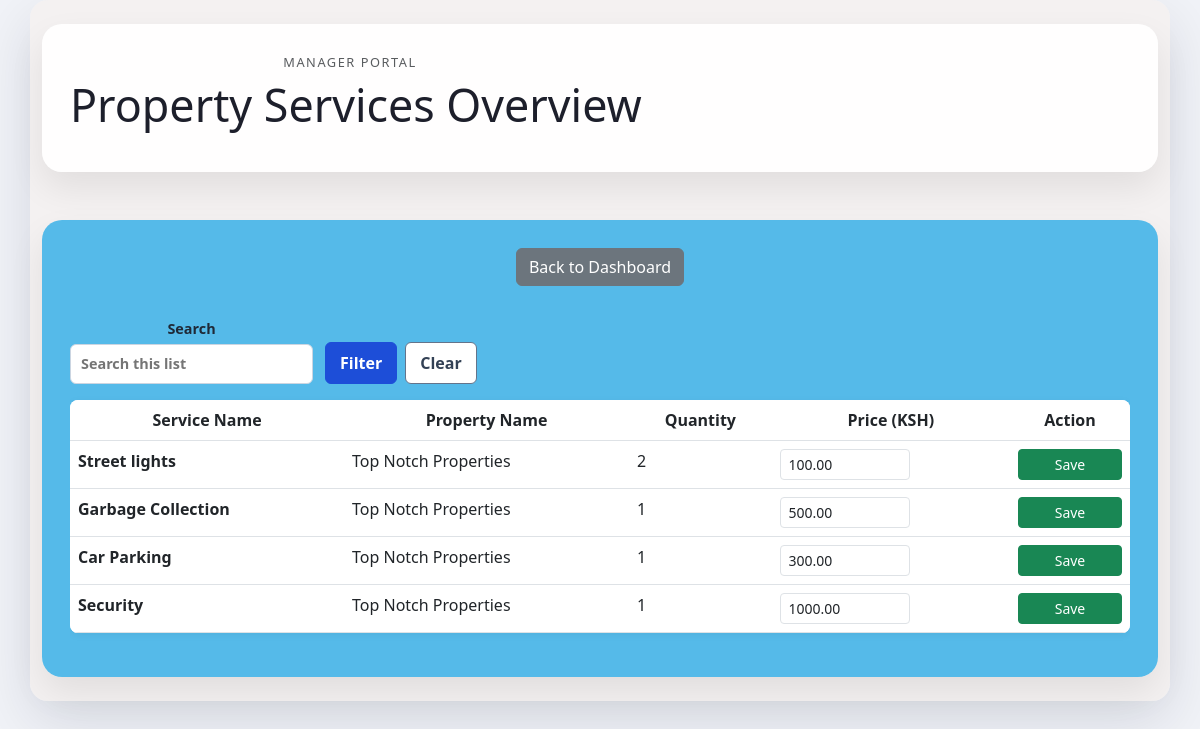
The page /managerpages/viewservice.php (signed in) on the database its author committed.
### tables this page shows
CREATE TABLE `services` (
  `service_id` int(11) NOT NULL,
  `service_name` varchar(20) NOT NULL,
  `quantity` int(20) NOT NULL,
  `price` decimal(8,2) NOT NULL
);

CREATE TABLE `property` (
  `property_id` int(20) NOT NULL,
  `property_name` varchar(255) NOT NULL,
  `property_type` enum('Residential','Apartments','BNB''s','Commercial','Mixed Use') NOT NULL,
  `numberofblocks` int(20) NOT NULL,
  `location` varchar(20) DEFAULT NULL,
  `status` enum('Assigned','Unassigned','','') NOT NULL DEFAULT 'Unassigned'
);

### managerpages/viewservice.php (the view, shortened to what this page needs)
<?php
$manager_id = (int) $_SESSION['manager_id'];
$database = new Database();
$db = $database->getConnection();
$services = [];
try {
    $query = "SELECT s.service_id,
                     s.service_name,
                     s.quantity,
                     s.price,
                    p.property_name
                FROM services s
              INNER JOIN service_property sp ON s.service_id = sp.service_id
              INNER JOIN property p ON sp.property_id = p.property_id
              INNER JOIN manager_properties mp ON sp.property_id = mp.property_id
              WHERE mp.manager_id = :manager_id
              ORDER BY s.service_id DESC";
    $stmt = $db->prepare($query);
    $stmt->bindParam(':manager_id', $manager_id, PDO::PARAM_INT);
    $stmt->execute();
    $services = $stmt->fetchAll(PDO::FETCH_ASSOC);
} catch (PDOException $e) {
    $errorMessage = 'Error fetching service list: ' . $e->getMessage();
    $services = [];
}
?>
<!DOCTYPE html>
<html lang="en">
<head>
    <link rel="stylesheet" href="../style.css">
    <link rel="stylesheet" href="services.css">
    <link href="https://cdn.jsdelivr.net/npm/bootstrap@5.3.0/dist/css/bootstrap.min.css" rel="stylesheet">
</head>
<body class="dashboard-page">
    <main class="main-content container py-4">
        <section class="welcome-card mb-4">
            <div>
                <p class="eyebrow text-muted mb-1">Manager Portal</p>
                <h1 class="heading h2">Property Services Overview</h1>
            </div>
        </section>
        <section class="action-card">
            <div class="page-actions mb-3">
                <a href="managersdashboard.php" class="btn btn-secondary">Back to Dashboard</a>
            </div>
            <?php if (empty($services)): ?>
                <p class="text-muted">No services found for your assigned properties.</p>
            <?php else: ?>
                <div class="table-responsive">
                    <table class="table table-hover align-middle custom-table">
                        <thead>
                            <tr>
                                <th>Service Name</th>
                                <th>Property Name</th>
                                <th>Quantity</th>
                                <th>Price (KSH)</th>
                                <th class="text-center" style="width: 120px;">Action</th>
                            </tr>
                        </thead>
                        <tbody>
                            <?php foreach ($services as $service): ?>
                                <tr>
                                    <form action="" method="POST">
                                        <td><strong><?php echo htmlspecialchars($service['service_name'] ?? 'N/A'); ?></strong>
                                        </td>
                                        <td><?php echo htmlspecialchars($service['property_name'] ?? 'N/A'); ?></td>
                                        <td><?php echo htmlspecialchars($service['quantity'] ?? 'N/A'); ?></td>
                                        <td>
                                            <input type="number" name="price" class="form-control form-control-sm price-input"
                                                step="0.01" min="0"
                                                value="<?php echo htmlspecialchars($service['price'] ?? '0.00'); ?>" required>
                                        </td>
                                        <td class="text-center">
                                            <button type="submit" name="update_price" class="btn btn-success btn-sm px-3">
                                                Save
                                            </button>
                                        </td>
                                    </form>
                                </tr>
                            <?php endforeach; ?>
                        </tbody>
                    </table>
                </div>
            <?php endif; ?>
        </section>
    </main>
</body>
</html>

### style.css (style rules this page uses)
body { font-family: Arial, sans-serif; margin: 0; min-height: 100vh; color: #1f1f2d; background: #f1f3f8; }
.container { max-width: 380px; background: rgba(244, 241, 241, 0.98); padding: 28px; border-radius: 18px; text-align: center; box-shadow: 0 20px 60px rgba(5, 15, 40, 0.12); }
input, button { width: 100%; padding: 10px; margin: 8px 0; border: 1px solid #ccc; border-radius: 5px; font-family: inherit; }
button { background-color: rgb(90, 4, 58); color: white; font-weight: bold; cursor: pointer; }
.dashboard-page { display: block; justify-content: normal; align-items: normal; padding: 0; min-height: 100vh; background-color: #f1f3f8; background-image: url('background1.png'); background-repeat: no-repeat; background-size: cover; background-position: center; }
.main-content { display: grid; gap: 24px; }
.welcome-card, .widget-panel { background: rgba(255, 255, 255, 0.96); border-radius: 20px; box-shadow: 0 16px 35px rgba(0, 0, 0, 0.08); padding: 28px; }
.action-card { background: rgba(79, 185, 234, 0.96); border-radius: 20px; box-shadow: 0 16px 35px rgba(0, 0, 0, 0.08); padding: 28px; }
.welcome-card { display: flex; justify-content: space-between; gap: 24px; align-items: center; }
.eyebrow { margin: 0 0 10px; font-size: 0.8rem; letter-spacing: 0.12em; color: #7a2e8f; text-transform: uppercase; }
.welcome-card h1 { margin: 0 0 12px; font-size: 2.8rem; color: #1d1f2b; }
.welcome-card p { max-width: 560px; line-height: 1.7; color: #4f4f62; }
.btn-secondary { display: inline-block; padding: 10px 18px; background: #f3f4f6; color: #1350d4; border-radius: 999px; text-decoration: none; font-weight: 600; }
body { font-family: Arial, sans-serif; background: #f5f7fb; padding: 20px; }
.container { max-width: 1400px; margin: 0 auto; }
.page-actions { margin-bottom: 16px; }
table { width: 100%; border-collapse: collapse; background: #fff; }
th, td { padding: 12px; border: 1px solid #e5e7eb; text-align: left; vertical-align: top; word-break: break-word; }
th { background: #f8fafc; font-weight: 600; }
button { margin-top: 8px; padding: 8px 14px; background: #07f547; color: #fff; border: none; border-radius: 6px; cursor: pointer; font-weight: 600; }
.btn-success { background-color: #28a745; color: #fff; border: none; padding: 6px 12px; cursor: pointer; border-radius: 4px; }
.btn-secondary { background-color: #6c757d; color: #fff; border: none; padding: 6px 12px; cursor: pointer; border-radius: 4px; }

### managerpages/services.css (style rules this page uses)
.custom-table { background-color: #ffffff; border-radius: 8px; overflow: hidden; box-shadow: 0 2px 8px rgba(0, 0, 0, 0.05); }
.custom-table th { background-color: #f8f9fa; font-weight: 600; color: #333; border-bottom: 2px solid #dee2e6; }
.price-input { max-width: 130px; }

### rows shown on the page
services: service_name "Street lights", property.property_name "Top Notch Properties", quantity "2", price "100.00"
services: service_name "Garbage Collection", property.property_name "Top Notch Properties", quantity "1", price "500.00"
services: service_name "Car Parking", property.property_name "Top Notch Properties", quantity "1", price "300.00"
services: service_name "Security", property.property_name "Top Notch Properties", quantity "1", price "1000.00"
